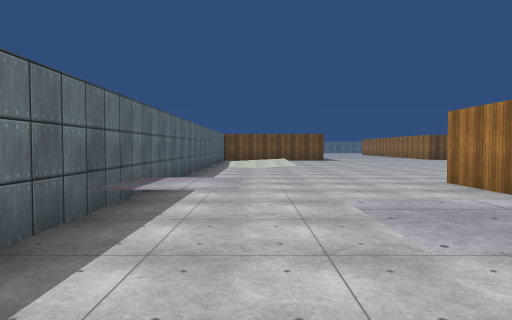
view 1 (above)

17 first-person views from a walk through a scene from a Unity 3-D project. The camera is 1.5 m above the floor, tilts 2° down and sees 70° across. The floor is counted in squares, 2 m on a side. Each view is taken from the middle of a square. On the plan, view 1 faces up. The plan holds only what a view shows up to about 11 squares ahead; the rest is blank. The place goes on beyond the plan. Surface patterns are stand-ins for the level's own textures.

view 2
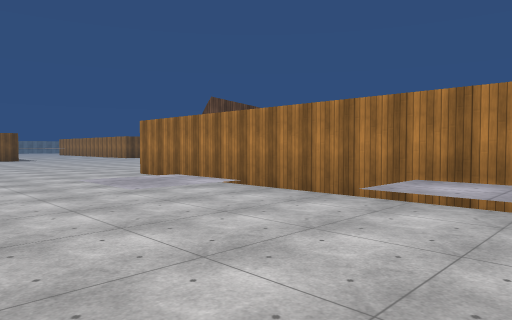

view 3
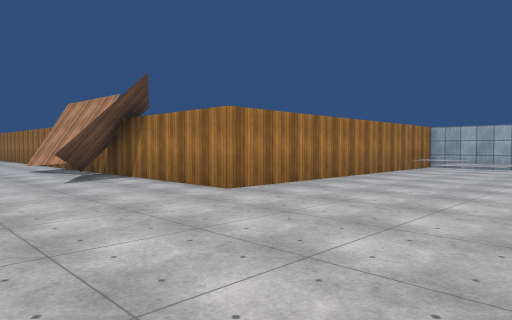

view 4
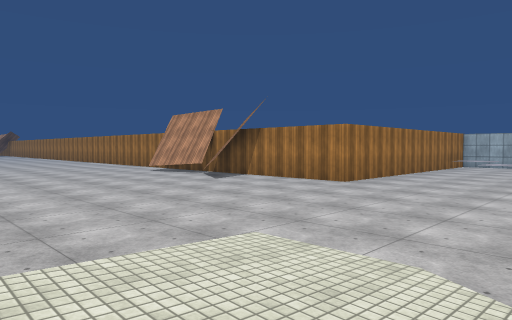

view 5
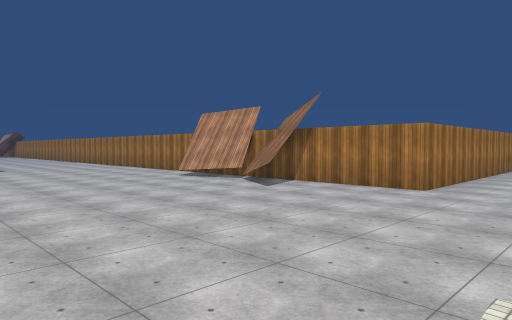

view 6
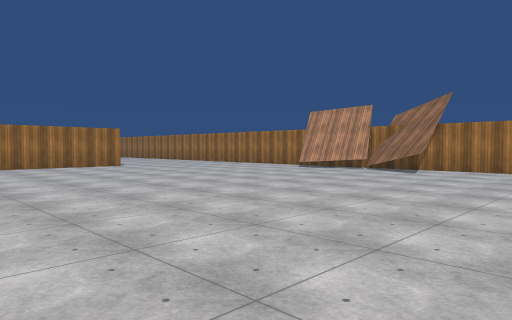

view 7
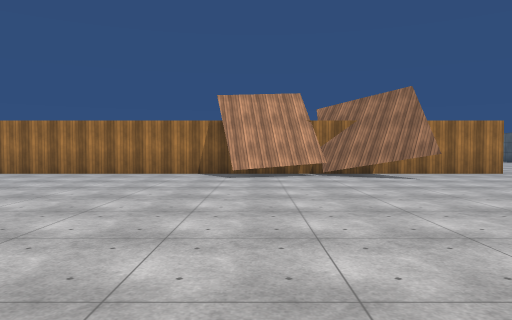

view 8
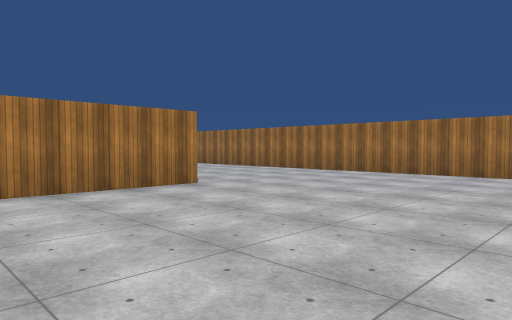

view 9
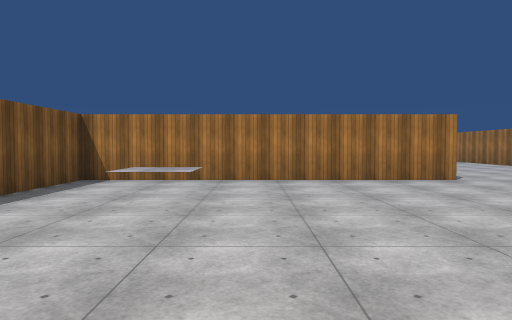

view 10
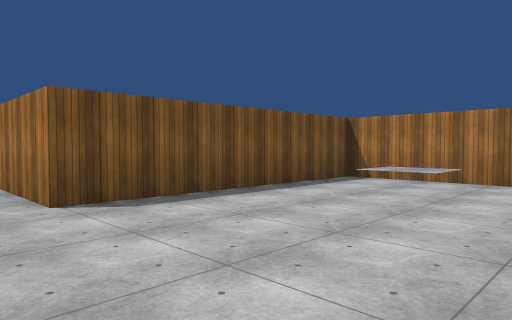

view 11
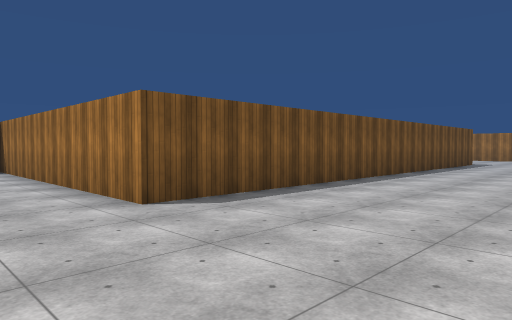

view 12
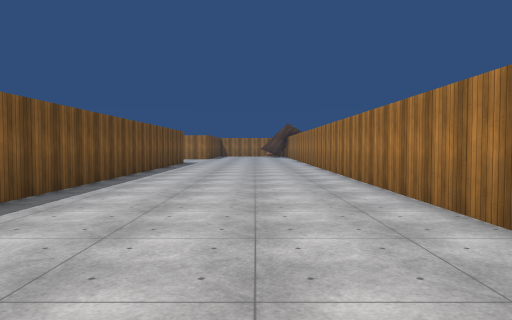

view 13
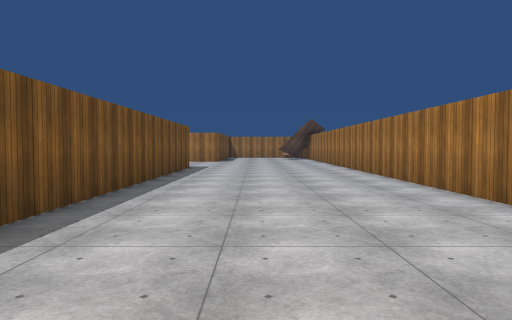

view 14
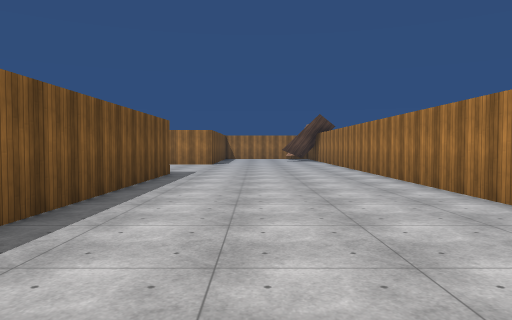

view 15
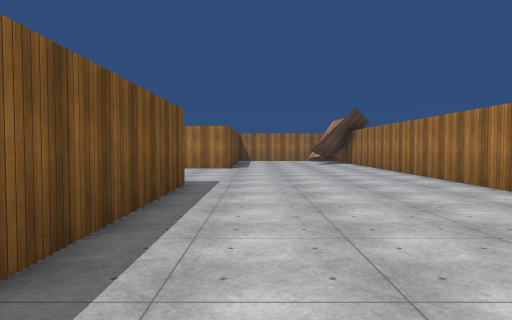

view 16
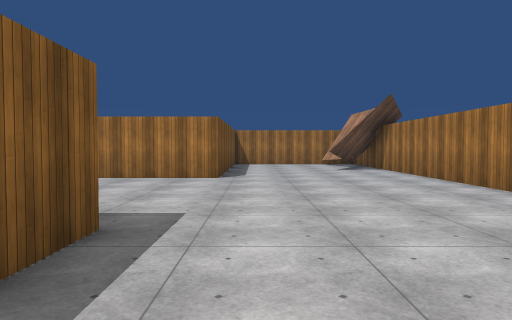

view 17
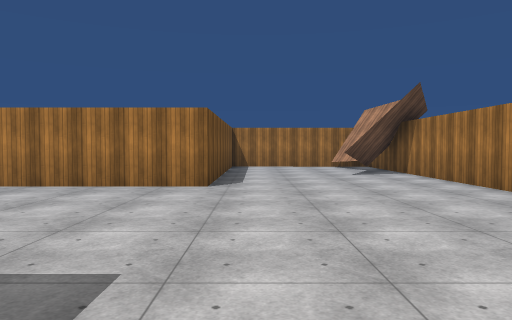

### Floor plan
Key: @ floor where view 1 was taken; # wall or solid block; . main floor; : floor 0.5 m higher than the main floor; / step, stairs or slope; = window, fence, low wall or low ledge; ^ raised ledge.
Columns run from 2 left of view 1 to 42 right of it. Each row starts with its distance up from view 1.
 22             .########
 21             ........#
 20      . ..  .......^.#
 19       ..............#
 18      ...............#
 17      ...............#                   #
 16  / : ...............#                 ..#
 15   //................#                ...#
 14  ../................###############.....#
 13  .......................................#####
 12  ............................................
 11 #..............................^.............
 10 #.............................^ .............
  9 #........##=##.............................##
  8 # .........##...............................#
  7 # ....######  ###############################
  6 #.....#
  5 #^....#
  4 #^....#
  3 #..^^.#
  2  ..^^.#
  1  .....#
  0  .@...#
 -1   ...^#
 -2  . ..

Where each view was taken, in squares from view 1:
view 1: 0 up, 0 right, facing up
view 2: 2 down, 1 left, facing up-right
view 3: 12 up, 1 left, facing down-right
view 4: 16 up, 1 left, facing down-right
view 5: 16 up, 1 right, facing down-right
view 6: 20 up, 3 right, facing down-right
view 7: 18 up, 11 right, facing down
view 8: 18 up, 11 right, facing down-right
view 9: 18 up, 9 right, facing right
view 10: 17 up, 9 right, facing up-right
view 11: 9 up, 15 right, facing up-right
view 12: 10 up, 15 right, facing right
view 13: 11 up, 19 right, facing right
view 14: 11 up, 22 right, facing right
view 15: 12 up, 25 right, facing right
view 16: 12 up, 29 right, facing right
view 17: 12 up, 31 right, facing right
